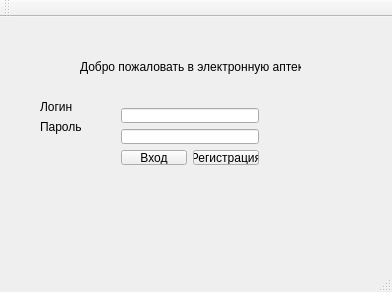
<?xml version="1.0" encoding="UTF-8"?>
<ui version="4.0">
 <class>MainWindow</class>
 <widget class="QMainWindow" name="MainWindow">
  <property name="geometry">
   <rect>
    <x>0</x>
    <y>0</y>
    <width>392</width>
    <height>292</height>
   </rect>
  </property>
  <property name="windowTitle">
   <string>MainWindow</string>
  </property>
  <widget class="QWidget" name="centralWidget">
   <widget class="QLabel" name="loginLabel">
    <property name="geometry">
     <rect>
      <x>40</x>
      <y>80</y>
      <width>71</width>
      <height>20</height>
     </rect>
    </property>
    <property name="text">
     <string>Логин</string>
    </property>
   </widget>
   <widget class="QLabel" name="passwordLabel">
    <property name="geometry">
     <rect>
      <x>40</x>
      <y>100</y>
      <width>71</width>
      <height>20</height>
     </rect>
    </property>
    <property name="text">
     <string>Пароль</string>
    </property>
   </widget>
   <widget class="QLabel" name="messageLabel">
    <property name="geometry">
     <rect>
      <x>80</x>
      <y>40</y>
      <width>221</width>
      <height>20</height>
     </rect>
    </property>
    <property name="text">
     <string>Добро пожаловать в электронную аптеку</string>
    </property>
   </widget>
   <widget class="QWidget" name="layoutWidget">
    <property name="geometry">
     <rect>
      <x>110</x>
      <y>80</y>
      <width>160</width>
      <height>79</height>
     </rect>
    </property>
    <layout class="QVBoxLayout" name="verticalLayout">
     <item>
      <widget class="QLineEdit" name="loginInput"/>
     </item>
     <item>
      <widget class="QLineEdit" name="passwordInput">
       <property name="echoMode">
        <enum>QLineEdit::Password</enum>
       </property>
      </widget>
     </item>
     <item>
      <layout class="QHBoxLayout" name="horizontalLayout">
       <item>
        <widget class="QPushButton" name="inButton">
         <property name="text">
          <string>Вход</string>
         </property>
        </widget>
       </item>
       <item>
        <widget class="QPushButton" name="registrationButton">
         <property name="text">
          <string>Регистрация</string>
         </property>
        </widget>
       </item>
      </layout>
     </item>
    </layout>
   </widget>
  </widget>
  <widget class="QMenuBar" name="menuBar">
   <property name="geometry">
    <rect>
     <x>0</x>
     <y>0</y>
     <width>392</width>
     <height>21</height>
    </rect>
   </property>
  </widget>
  <widget class="QToolBar" name="mainToolBar">
   <attribute name="toolBarArea">
    <enum>TopToolBarArea</enum>
   </attribute>
   <attribute name="toolBarBreak">
    <bool>false</bool>
   </attribute>
  </widget>
  <widget class="QStatusBar" name="statusBar"/>
 </widget>
 <layoutdefault spacing="6" margin="11"/>
 <resources/>
 <connections/>
</ui>
